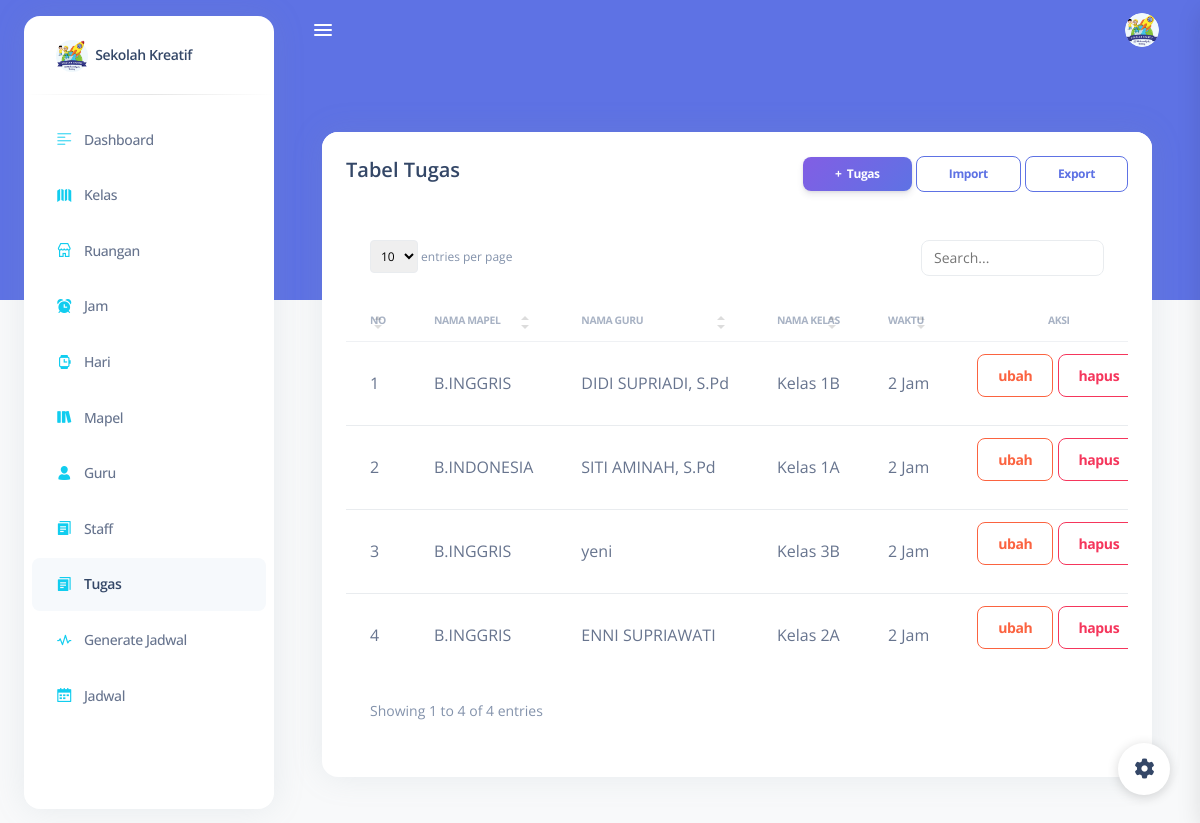
Page /tugas/ (signed in) on the committed database.
### core/models.py (models this page shows, shortened)
class Tugas(models.Model):
  mapel = models.ForeignKey(Mapel, on_delete=models.SET_NULL, null=True)
  guru = models.ForeignKey(Guru, on_delete=models.SET_NULL, null=True)

class Mapel(models.Model):
  nama_mapel = models.CharField(max_length=50)
  kelas = models.ForeignKey(Kelas, on_delete=models.SET_NULL, null=True)
  waktu = models.IntegerField()

class Guru(models.Model):
  nama = models.CharField(max_length=50)
  telepon = models.CharField(max_length=50)
  mapel = models.ForeignKey(Mapel, on_delete=models.SET_NULL, null=True)
  alamat = models.CharField(max_length=200)
  jenis_kelamin = models.CharField(max_length=1, choices=JENIS_KELAMIN)
  status = models.IntegerField(choices=STATUS, default=1)
  user = models.ForeignKey(User, on_delete=models.SET_NULL, null=True)
  def __str__(self):
    return f'{self.nama}'

class Kelas(models.Model):
  nama_kelas = models.CharField(max_length=50)
  def __str__(self):
    return self.nama_kelas

### core/decorators.py (the view)
        def wrapper_func(request, *args, **kwargs):
            group = None
            if request.user.groups.exists():
                group = request.user.groups.all()[0].name
            if group in allowed_roles:
                return view_func(request, *args, **kwargs)
            else:
                return render(request,'noacsess.html')

### core/templatetags/auth_extras.py (called while the page is built)
@register.filter(name='has_group')
def has_group(user, group_name):
    try:
        group = Group.objects.get(name=group_name)
    except Group.DoesNotExist:
        return False
    return True if group in user.groups.all() else False

### core/views.py (called while the page is built)
@login_required(login_url='login')
@allowed_users(allowed_roles=['Admin','Staff'])
def form_tugas(request):
  context = {'tugas': Tugas.objects.all()}
  return render(request, 'back/tugas/form.html', context)

### templates/back/tugas/form.html (shortened to what this page needs)
{% extends 'base.html' %}
{% load static %}
{% block content %}
<main class="main-content position-relative border-radius-lg ">
  <div class="container-fluid py-4">
    <div class="row mt-4">
      <div class="col-12">
        <div class="card">
          <div class="card-header pb-0">
            <div class="d-lg-flex">
              <div>
                <h5 class="mb-0">Tabel Tugas</h5>
              </div>
              <div class="ms-auto my-auto mt-lg-0 mt-4">
                <div class="ms-auto my-auto">
                  <a href="{% url 'create_tugas' %}" class="btn bg-gradient-primary btn-sm mb-0">+&nbsp;
                    Tugas</a>
                  <a href="{% url 'importtugas' %}" class="btn btn-outline-primary btn-sm mb-0" target="_blank">
                    Import</a>
                  <a href="{% url 'exporttugas' %}" class="btn btn-outline-primary btn-sm mb-0" target="_blank">
                    Export</a>
                </div>
              </div>
            </div>
          </div>
          <div class="card-body">
            <div class="table-responsive">
              <table class="table table-flush" id="datatable-search">
                <thead class="thead-light">
                  <tr>
                    <th>No</th>
                    <th>Nama Mapel</th>
                    <th>Nama Guru</th>
                    <th>Nama Kelas</th>
                    <th>Waktu</th>
                    <th class="text-center">Aksi</th>
                  </tr>
                </thead>
                <tbody>
                  {% for k in tugas %}
                  <tr>
                    <td>{{k.id}}</td>
                    <td>{{k.mapel.nama_mapel}}</td>
                    <td>{{k.guru}}</td>
                    <td>{{k.mapel.kelas}}</td>
                    <td>{{k.mapel.waktu}} Jam</td>
                    <td class="text-center">
                      <a href="{% url 'update_tugas' k.id %}" class="btn btn-outline-warning" data-bs-toggle="tooltip"
                        data-bs-original-title="Edit">
                        ubah
                      </a>
                      <button type="button" data-bs-toggle="modal" class="btn btn-outline-danger"
                        data-bs-target="#Delete{{k.id}}">
                        hapus
                      </button>
                    </td>
                  </tr>
                  {% endfor%}
                </tbody>
              </table>
            </div>
          </div>
        </div>
      </div>
    </div>
  </div>
</main>
{% endblock content %}

### rows in the picture
Tugas: id "1", mapel.nama_mapel "B.INGGRIS", guru "DIDI SUPRIADI, S.Pd", mapel.kelas "Kelas 1B", mapel.waktu "2"
Tugas: id "2", mapel.nama_mapel "B.INDONESIA", guru "SITI AMINAH, S.Pd", mapel.kelas "Kelas 1A", mapel.waktu "2"
Tugas: id "3", mapel.nama_mapel "B.INGGRIS", guru "yeni", mapel.kelas "Kelas 3B", mapel.waktu "2"
Tugas: id "4", mapel.nama_mapel "B.INGGRIS", guru "ENNI SUPRIAWATI", mapel.kelas "Kelas 2A", mapel.waktu "2"
